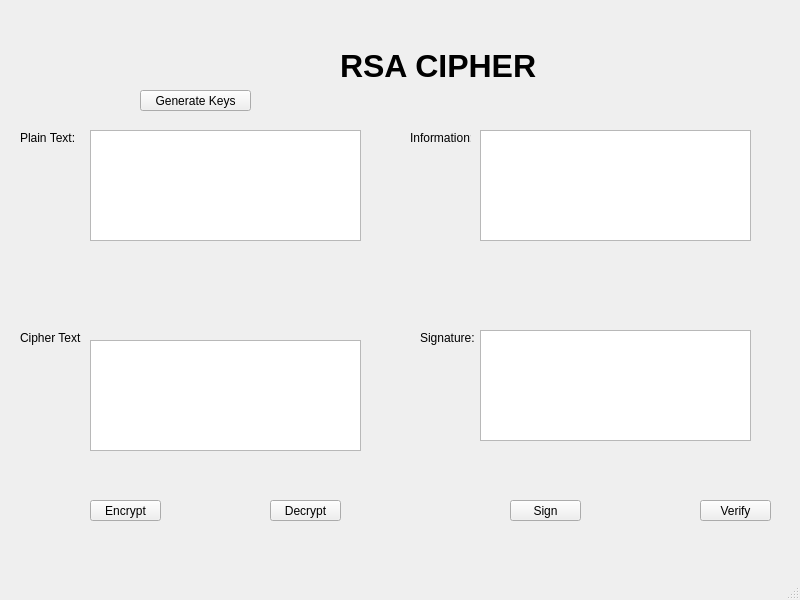
<?xml version="1.0" encoding="UTF-8"?>
<ui version="4.0">
 <class>MainWindow</class>
 <widget class="QMainWindow" name="MainWindow">
  <property name="geometry">
   <rect>
    <x>0</x>
    <y>0</y>
    <width>800</width>
    <height>600</height>
   </rect>
  </property>
  <property name="windowTitle">
   <string>MainWindow</string>
  </property>
  <widget class="QWidget" name="centralwidget">
   <widget class="QLabel" name="label">
    <property name="geometry">
     <rect>
      <x>340</x>
      <y>0</y>
      <width>211</width>
      <height>131</height>
     </rect>
    </property>
    <property name="font">
     <font>
      <pointsize>24</pointsize>
      <weight>75</weight>
      <bold>true</bold>
     </font>
    </property>
    <property name="text">
     <string>RSA CIPHER</string>
    </property>
   </widget>
   <widget class="QToolButton" name="btn_gen_keys">
    <property name="geometry">
     <rect>
      <x>140</x>
      <y>90</y>
      <width>111</width>
      <height>21</height>
     </rect>
    </property>
    <property name="text">
     <string>Generate Keys</string>
    </property>
   </widget>
   <widget class="QLabel" name="label_2">
    <property name="geometry">
     <rect>
      <x>20</x>
      <y>130</y>
      <width>61</width>
      <height>16</height>
     </rect>
    </property>
    <property name="text">
     <string>Plain Text:</string>
    </property>
   </widget>
   <widget class="QLabel" name="label_3">
    <property name="geometry">
     <rect>
      <x>410</x>
      <y>130</y>
      <width>61</width>
      <height>16</height>
     </rect>
    </property>
    <property name="text">
     <string>Information:</string>
    </property>
   </widget>
   <widget class="QLabel" name="label_4">
    <property name="geometry">
     <rect>
      <x>20</x>
      <y>330</y>
      <width>61</width>
      <height>16</height>
     </rect>
    </property>
    <property name="text">
     <string>Cipher Text:</string>
    </property>
   </widget>
   <widget class="QLabel" name="label_5">
    <property name="geometry">
     <rect>
      <x>420</x>
      <y>330</y>
      <width>61</width>
      <height>16</height>
     </rect>
    </property>
    <property name="text">
     <string>Signature:</string>
    </property>
   </widget>
   <widget class="QToolButton" name="btn_encrypt">
    <property name="geometry">
     <rect>
      <x>90</x>
      <y>500</y>
      <width>71</width>
      <height>21</height>
     </rect>
    </property>
    <property name="text">
     <string>Encrypt</string>
    </property>
   </widget>
   <widget class="QToolButton" name="btn_decrypt">
    <property name="geometry">
     <rect>
      <x>270</x>
      <y>500</y>
      <width>71</width>
      <height>21</height>
     </rect>
    </property>
    <property name="text">
     <string>Decrypt</string>
    </property>
   </widget>
   <widget class="QToolButton" name="btn_verify">
    <property name="geometry">
     <rect>
      <x>700</x>
      <y>500</y>
      <width>71</width>
      <height>21</height>
     </rect>
    </property>
    <property name="text">
     <string>Verify</string>
    </property>
   </widget>
   <widget class="QToolButton" name="btn_sign">
    <property name="geometry">
     <rect>
      <x>510</x>
      <y>500</y>
      <width>71</width>
      <height>21</height>
     </rect>
    </property>
    <property name="text">
     <string>Sign</string>
    </property>
   </widget>
   <widget class="QPlainTextEdit" name="txt_plain_text">
    <property name="geometry">
     <rect>
      <x>90</x>
      <y>130</y>
      <width>271</width>
      <height>111</height>
     </rect>
    </property>
   </widget>
   <widget class="QPlainTextEdit" name="txt_cipher_text">
    <property name="geometry">
     <rect>
      <x>90</x>
      <y>340</y>
      <width>271</width>
      <height>111</height>
     </rect>
    </property>
   </widget>
   <widget class="QPlainTextEdit" name="txt_info">
    <property name="geometry">
     <rect>
      <x>480</x>
      <y>130</y>
      <width>271</width>
      <height>111</height>
     </rect>
    </property>
   </widget>
   <widget class="QPlainTextEdit" name="txt_sign">
    <property name="geometry">
     <rect>
      <x>480</x>
      <y>330</y>
      <width>271</width>
      <height>111</height>
     </rect>
    </property>
   </widget>
  </widget>
  <widget class="QMenuBar" name="menubar">
   <property name="geometry">
    <rect>
     <x>0</x>
     <y>0</y>
     <width>800</width>
     <height>21</height>
    </rect>
   </property>
  </widget>
  <widget class="QStatusBar" name="statusbar"/>
 </widget>
 <resources/>
 <connections/>
</ui>
